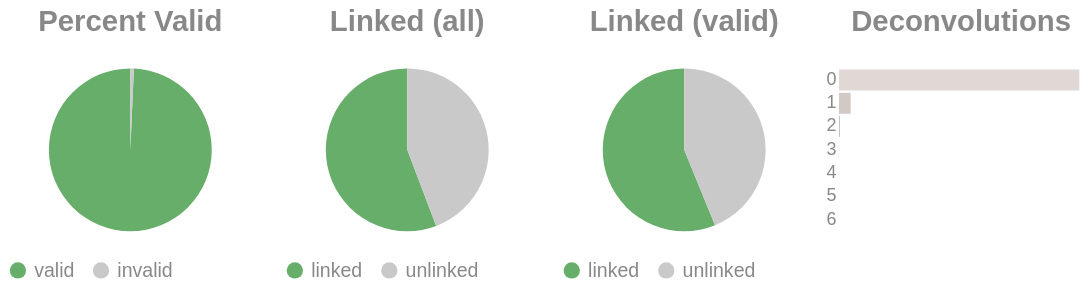

Here is the notebook cell this chart was saved with:
### Code cell
if SKIPLR:
    pass
else:
    clash = Counter()
    for i in valids['molecule'].to_list():
        _mol = i.split("-")
        if len(_mol) == 1:
            clash.update('0')
        else:
            clash.update(_mol[-1])

    _d = {"deconvolutions": [], 'count': []}
    for k,v in clash.items():
        _d['deconvolutions'].append(k)
        _d['count'].append(v)

    tot_valid = valids['reads'].sum()
    mask = valids['reads'] >= 2
    n_linked_reads = valids.filter(mask)['reads'].sum()
    if n_linked_reads == 0:
        print_html("No linked molecules (>=2 reads) were detected; skipping linked-only distributions.")
        SKIPLR = True
    else:
        perc_valid = round(tot_valid / n_reads, 4)
        linked_perc_abs = round(n_linked_reads / n_reads, 4)
        linked_perc = round(n_linked_reads / tot_valid, 4)

    _valid = pl.DataFrame({"valids": ['valid', 'invalid'], "count": [tot_valid, n_reads - tot_valid]})
    _linked_abs = pl.DataFrame({"linked (absolute)": ['linked', 'unlinked'], "count": [n_linked_reads, n_reads - n_linked_reads]})
    _linked_rel = pl.DataFrame({"linked (valids)": ['linked', 'unlinked'], "count": [n_linked_reads, tot_valid - n_linked_reads]})

    (
        alt.hconcat(
            piechart(_valid, goodval = 'valid', title = "Percent Valid"),
            piechart(_linked_abs, goodval = "linked", title =  "Linked (all)"),
            piechart(_linked_rel, goodval = "linked", title =  "Linked (valid)"),
            convolutionbar(pl.DataFrame(_d), title = "Deconvolutions"),
            center = True,
            bounds = 'flush'
        )
        .resolve_scale(color='independent')
        .resolve_legend('independent')
        .properties(usermeta={'embedOptions': {"actions": False}})
    ).display()

### Figure 1 — Vega-Lite specification as saved in the notebook (floating-point values rounded to 4 significant figures)
{"width": "container", "height": 400, "config": {"title": {"anchor": "start", "dy": -15, "fontSize": 18, "color": "#888888", "subtitleColor": "#888888", "subtitleFontSize": 14}, "arc": {"fill": "#0072B2"}, "axis": {"domainColor": "#888888", "domainWidth": 0.5, "gridWidth": 0.2, "grid": false, "titleFontWeight": 400, "titleFontSize": 15, "labelFontSize": 11, "labelColor": "#888888", "tickColor": "#888888", "tickWidth": 0.2, "titleColor": "#888888"}, "axisBand": {"grid": false}, "axisX": {"grid": true, "tickSize": 10, "domainCap": "round"}, "axisY": {"domain": false, "grid": true, "tickSize": 0, "domainCap": "round"}, "background": "transparent", "header": {"labelFontSize": 15, "labelColor": "#888888", "titleFontSize": 15, "titleFontWeight": 600, "titleColor": "#888888"}, "legend": {"labelFont": "sans-serif", "labelFontSize": 12, "labelColor": "#888888", "symbolSize": 100, "symbolType": "circle", "titleFontSize": 12, "titlePadding": 10, "titleColor": "#888888", "title": null}, "range": {"category": ["#E69F00", "#56B4E9", "#009E73", "#F0E442", "#0072B2", "#D55E00", "#CC79A7", "#000000"], "diverging": ["#cfe8f3", "#a2d4ec", "#73bfe2", "#46abdb", "#1696d2", "#12719e"]}, "area": {"fill": "#0072B2", "fillOpacity": 0.7, "line": true, "strokeOpacity": 0.7}, "line": {"color": "#0072B2", "stroke": "#0072B2", "strokeWidth": 2}, "trail": {"color": "#0072B2", "stroke": "#0072B2", "strokeWidth": 0, "size": 1}, "point": {"filled": true, "fillOpacity": 1.0, "size": 95}, "text": {"color": "#888888", "fontSize": 11, "align": "right", "fontWeight": 400, "size": 11}, "bar": {"fill": "#0072B2", "stroke": null}, "view": {"stroke": null, "continuousWidth": 660, "continuousHeight": 400}}, "hconcat": [{"data": {"name": "data-67c79bd71c718005022bf0d3671e64c7"}, "mark": {"type": "arc"}, "encoding": {"color": {"field": "valids", "legend": {"orient": "bottom", "title": null}, "scale": {"domain": ["valid", "invalid"], "range": ["#68ae6b", "#C9C9C9"]}, "title": "Valids", "type": "nominal"}, "theta": {"field": "count", "type": "quantitative"}, "tooltip": [{"field": "valids", "title": "Valids", "type": "ordinal"}, {"field": "percent", "format": ".2%", "title": "Percent", "type": "quantitative"}, {"field": "count", "title": "Count", "type": "quantitative"}]}, "height": 100, "title": {"text": "Percent Valid", "align": "center", "anchor": "middle"}, "transform": [{"calculate": "datum.count / 11608175", "as": "percent"}], "width": 150}, {"data": {"name": "data-72bd12d147bf639aa72b52290bc3690a"}, "mark": {"type": "arc"}, "encoding": {"color": {"field": "linked (absolute)", "legend": {"orient": "bottom", "title": null}, "scale": {"domain": ["linked", "unlinked"], "range": ["#68ae6b", "#C9C9C9"]}, "title": "Linked (Absolute)", "type": "nominal"}, "theta": {"field": "count", "type": "quantitative"}, "tooltip": [{"field": "linked (absolute)", "title": "Linked (Absolute)", "type": "ordinal"}, {"field": "percent", "format": ".2%", "title": "Percent", "type": "quantitative"}, {"field": "count", "title": "Count", "type": "quantitative"}]}, "height": 100, "title": {"text": "Linked (all)", "align": "center", "anchor": "middle"}, "transform": [{"calculate": "datum.count / 11608175", "as": "percent"}], "width": 150}, {"data": {"name": "data-dc29e02192111998c28b7ccaf59e9626"}, "mark": {"type": "arc"}, "encoding": {"color": {"field": "linked (valids)", "legend": {"orient": "bottom", "title": null}, "scale": {"domain": ["linked", "unlinked"], "range": ["#68ae6b", "#C9C9C9"]}, "title": "Linked (Valids)", "type": "nominal"}, "theta": {"field": "count", "type": "quantitative"}, "tooltip": [{"field": "linked (valids)", "title": "Linked (Valids)", "type": "ordinal"}, {"field": "percent", "format": ".2%", "title": "Percent", "type": "quantitative"}, {"field": "count", "title": "Count", "type": "quantitative"}]}, "height": 100, "title": {"text": "Linked (valid)", "align": "center", "anchor": "middle"}, "transform": [{"calculate": "datum.count / 11526984", "as": "percent"}], "width": 150}, {"data": {"name": "data-43150edcd40ef23ece13e7eef7b19886"}, "mark": {"type": "bar"}, "encoding": {"color": {"field": "deconvolutions", "legend": null, "scale": {"scheme": "lightgreyred"}, "type": "nominal"}, "tooltip": [{"field": "deconvolutions", "title": "Deconvolutions", "type": "ordinal"}, {"field": "percent", "format": ".2%", "title": "Percent", "type": "quantitative"}, {"field": "count", "title": "Count", "type": "quantitative"}], "x": {"axis": null, "field": "count", "type": "quantitative"}, "y": {"field": "deconvolutions", "sort": "ascending", "title": null, "type": "nominal"}}, "height": 100, "title": {"text": "Deconvolutions", "align": "center", "anchor": "middle"}, "transform": [{"calculate": "datum.count / 6732858", "as": "percent"}], "width": 150}], "bounds": "flush", "center": true, "resolve": {"legend": {"angle": "independent"}, "scale": {"color": "independent"}}, "usermeta": {"embedOptions": {"actions": false}}, "$schema": "https://vega.github.io/schema/vega-lite/v6.1.0.json", "datasets": {"data-67c79bd71c718005022bf0d3671e64c7": [{"valids": "valid", "count": 11526984}, {"valids": "invalid", "count": 81191}], "data-72bd12d147bf639aa72b52290bc3690a": [{"linked (absolute)": "linked", "count": 6476452}, {"linked (absolute)": "unlinked", "count": 5131723}], "data-dc29e02192111998c28b7ccaf59e9626": [{"linked (valids)": "linked", "count": 6476452}, {"linked (valids)": "unlinked", "count": 5050532}], "data-43150edcd40ef23ece13e7eef7b19886": [{"deconvolutions": "0", "count": 6394014}, {"deconvolutions": "1", "count": 312093}, {"deconvolutions": "2", "count": 24010}, {"deconvolutions": "3", "count": 2395}, {"deconvolutions": "4", "count": 298}, {"deconvolutions": "5", "count": 43}, {"deconvolutions": "6", "count": 5}]}}
